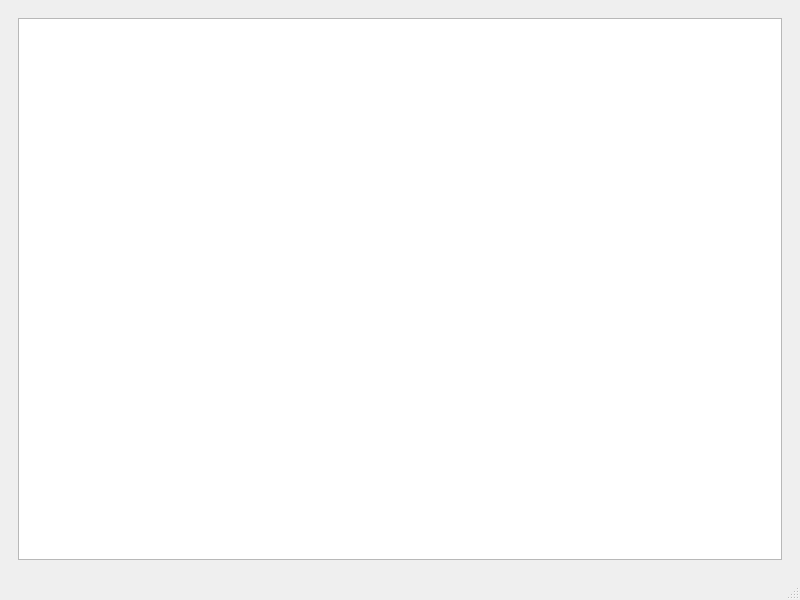
<?xml version="1.0" encoding="UTF-8"?>
<ui version="4.0">
 <class>MainWindow</class>
 <widget class="QMainWindow" name="MainWindow">
  <property name="geometry">
   <rect>
    <x>0</x>
    <y>0</y>
    <width>800</width>
    <height>600</height>
   </rect>
  </property>
  <property name="windowTitle">
   <string>Perfm</string>
  </property>
  <widget class="QWidget" name="centralwidget">
   <layout class="QVBoxLayout" name="verticalLayout">
    <item>
     <widget class="QWidget" name="widget" native="true">
      <layout class="QVBoxLayout" name="verticalLayout_2">
       <item>
        <widget class="QTreeView" name="treeView"/>
       </item>
      </layout>
     </widget>
    </item>
   </layout>
  </widget>
  <widget class="QMenuBar" name="menubar">
   <property name="geometry">
    <rect>
     <x>0</x>
     <y>0</y>
     <width>800</width>
     <height>22</height>
    </rect>
   </property>
  </widget>
  <widget class="QStatusBar" name="statusbar"/>
 </widget>
 <resources/>
 <connections/>
</ui>
